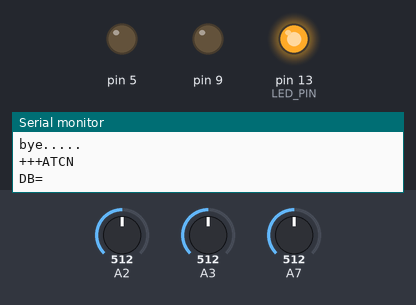
A sketch run on a simulated Arduino Uno, built with avr-gcc and run on an emulated ATmega328P. Parts: output pins drawn as LEDs (lit = HIGH), the last lines printed to the serial monitor. Inputs (shaded band) come from the test bench; at power-on: A3 = 512, A2 = 512, A7 = 512. Sleep ends after the set time or at an interrupt.

Above: at 36.2 s.
36.3 s: A3 set to 751
42.9 s: A3 set to 774
At 50.2 s:
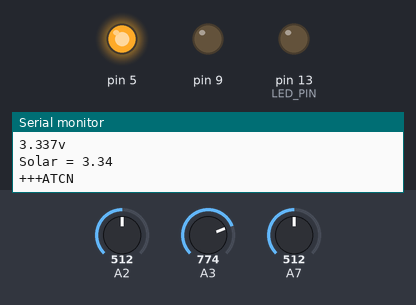
At 51.3 s:
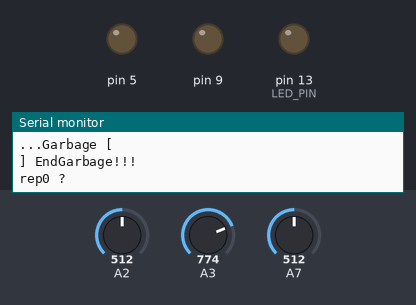
60.1 s: A3 set to 888
67.4 s: A3 set to 914
At 76.6 s:
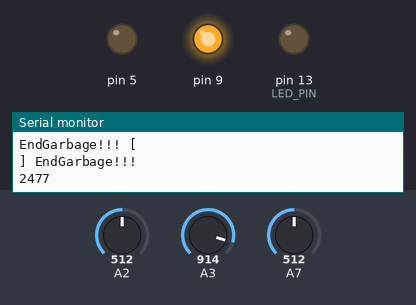
Timing chart, 0 to 77.9 s (numbered marks = the images above; inputs shaded):
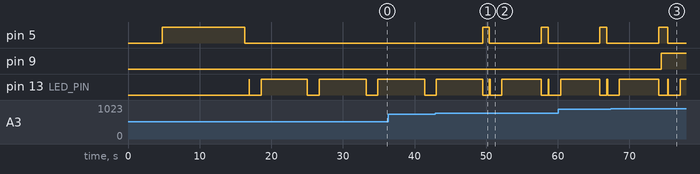

Measured:
- the behaviour switches between 765 and 766 on A3 (found by bisection; images 0 and 1)
- the behaviour switches between 904 and 905 on A3 (found by bisection; images 2 and 3)
- after the input at 42.9 s, pin 5: alternates HIGH for 0.96 s and LOW for 7.2 s, starting after 6.6 s
- after the input at 67.4 s, pin 9: LOW → HIGH after 7.1 s
- by itself, pin 13 (LED_PIN): repeats every 8.1 s: LOW 1.6 s, HIGH 6.5 s

The sketch:

master.ino
```cpp
String fs="uh160526master1"; //temp
long ms00=0;
long rep0=1;//8초 반복 횟수
volatile int f_wdt=1;

String gg="";
String s="";
String ss="";
String cmd="";

void wait_pd()
{
	delay(100);
	digitalWrite(13,HIGH);
    	delay(10);
    	digitalWrite(13,LOW);
	delay(100);

  	Serial.println("Garbage [");
  	while (Serial.available())
  	{
    		Serial.print(int(Serial.read()));
  	}
    	Serial.println("] EndGarbage!!!");

	char cc=0;
    // ? 보내고 ! 응답 있으면 코디가 처리 중이므로 아래 실행
    // 아니면 무한루프
    //!12345678#
    //!00000001#
	//rep0=2;
  	Serial.println("rep0 ?");
	delay(1000);
	//  while (!Serial.available()){};//? !

  	if (Serial.available()){//? !
    // ? 보내고 ! 응답 있으면 코디가 처리 중이므로 아래 실행
    // 아니면 무한루프
    //!12345678#
    //!00000001#
      cc=Serial.read();
          Serial.print("cc=");
          Serial.println(int(cc));

      if (cc=='!')
      {

          long repi=0;
          for (long i=0; i<8; i++)
          {
            while (!(Serial.available())){}
            char cc=Serial.read();
            Serial.write(cc);
            repi=repi*10+int(cc)-48;

          }//for
            while (!(Serial.available())){}
            char cc=Serial.read();
            Serial.write(cc);
            Serial.print("repi=");
            Serial.println(repi);
            if (cc=='#') if (repi!=0) rep0=repi;
       }}//if (Serial.available()//? !

  Serial.print("rep0=");
  Serial.println(rep0);
//  Serial.println("bye.....");

  Serial.println("EndGarbage!!! [");
    while (Serial.available())
  {
    Serial.print(int(Serial.read()));
    }
    Serial.println("] EndGarbage!!!");

 Serial.println(millis()-ms00);
 Serial.println("bye.....");
//160526
 s="";      ATCmd("DB"); s+=ss;
delay(100);
          digitalWrite(13,HIGH);//160516
 delay(100);
  for (int i=0; i<rep0; i++){
//    Serial.println(millis());delay(10);
    f_wdt = 0;
    enterSleep();  //Serial.println(millis());
//    Serial.println(ms);
  }
}

#include <SoftwareSerial.h>
float f200=231.95;
float f200s=142.1;

//analogReference(INTERNAL);
SoftwareSerial mySerial(2, 3); // RX, TX

int eead=0;
int een=0;
#include <EEPROM.h>

/*
 * Sketch for testing sleep mode with wake up on WDT.
 * Donal Morrissey - 2011.
 *
 */
#include <avr/sleep.h>
#include <avr/power.h>
#include <avr/wdt.h>
#define LED_PIN (13)
/***************************************************
 *  Name:        ISR(WDT_vect)
 *
 *  Returns:     Nothing.
 *
 *  Parameters:  None.
 *
 *  Description: Watchdog Interrupt Service. This
 *               is executed when watchdog timed out.
 *
 ***************************************************/
ISR(WDT_vect)
{
  if(f_wdt == 0)
  {
    f_wdt=1;
  }
  else
  {
    Serial.println("WDT Overrun!!!");
  }
}
/***************************************************
 *  Name:        enterSleep
 *
 *  Returns:     Nothing.
 *
 *  Parameters:  None.
 *
 *  Description: Enters the arduino into sleep mode.
 *
 ***************************************************/
void enterSleep(void)
{
  set_sleep_mode(SLEEP_MODE_PWR_SAVE);   /* EDIT: could also use SLEEP_MODE_PWR_DOWN for lowest power consumption. */
  sleep_enable();

  /* Now enter sleep mode. */
  sleep_mode();

  /* The program will continue from here after the WDT timeout*/
  sleep_disable(); /* First thing to do is disable sleep. */

  /* Re-enable the peripherals. */
  power_all_enable();
}
/***************************************************
 *  Name:        setup
 *
 *  Returns:     Nothing.
 *
 *  Parameters:  None.
 *
 *  Description: Setup for the serial comms and the
 *                Watch dog timeout.
 *
 ***************************************************/
void pd_setup()
{
  Serial.begin(9600);
  Serial.println("Initialising...");
  delay(100); //Allow for serial print to complete.
  pinMode(LED_PIN,OUTPUT);
  /*** Setup the WDT ***/
  /* Clear the reset flag. */
  MCUSR &= ~(1<<WDRF);
  /* In order to change WDE or the prescaler, we need to
   * set WDCE (This will allow updates for 4 clock cycles).
   */
  WDTCSR |= (1<<WDCE) | (1<<WDE);
  /* set new watchdog timeout prescaler value */
  WDTCSR = 1<<WDP0 | 1<<WDP3; /* 8.0 seconds */
  /* Enable the WD interrupt (note no reset). */
  WDTCSR |= _BV(WDIE);
  Serial.println("Initialisation complete.");
  delay(100); //Allow for serial print to complete.
}
/***************************************************
 *  Name:        enterSleep
 *
 *  Returns:     Nothing.
 *
 *  Parameters:  None.
 *
 *  Description: Main application loop.
 *
 ***************************************************/
int i;
void pd_wdt()
{
  if(f_wdt == 1)
  {
    /* Toggle the LED */
    digitalWrite(LED_PIN, !digitalRead(LED_PIN));
    i++;
Serial.println("?1");
Serial.println(i);
    delay(100);
    /* Don't forget to clear the flag. */
    f_wdt = 0;

    /* Re-enter sleep mode. */
    enterSleep();
//    delay(100);
    i++;Serial.println("?2");Serial.println(i);
  }
  else
  {
    /* Do nothing. */
    //i++;Serial.println("?3");Serial.println(i);
  }
}

void eewr(int i)
{
  Serial.println();
  Serial.print("EEwr");
  Serial.println(eead);
  EEPROM.write(eead,i/256);
  eead++;
  EEPROM.write(eead,i%256);
  eead++;
  EEPROM.write(eead,255);
}

int eer0[30];
void eer()
{
  eead=0;
  while (EEPROM.read(eead)<255)
  {
    eead++;
    eead++;
  }
  Serial.println(eead);
een=eead/2;
  Serial.println(een);


  for (int i=0; i<een; i++)
{
    eer0[i]=EEPROM.read(i*2)*256;
    eer0[i]+=EEPROM.read(i*2+1);
    Serial.print(i);
    Serial.print(":");
    Serial.println(eer0[i]);
}
Serial.println("End");
}


void Find()
{
  Serial.println("[f]ind");

eead=0;
//  EEPROM.write(eead,255);
//for (int i=1; i<9999; i++)
for (int i=1; i<999; i++)
{
  if (Serial.available())
  if (Serial.read()=='E') i=9999;

  mySerial.print("F");
if (i<1000) mySerial.print("0");
if (i<100) mySerial.print("0");
if (i<10) mySerial.print("0");
  mySerial.print(i);
  mySerial.write(13);

  delay(5);

  while (mySerial.available())
{
  char cc;
  cc=mySerial.read();
  Serial.write(cc);
  if (cc=='E') eewr(i);
}

  Serial.print(".");
}
  Serial.println();
  Serial.println("Find End");
}

float v1,v2;
void setup() {
  analogReference(INTERNAL);
  pinMode(9,OUTPUT); //160519 solar down
  pinMode(5,OUTPUT);
  pinMode(13,OUTPUT);
  digitalWrite(5,LOW);
//  digitalWrite(13,HIGH);
  digitalWrite(13,LOW);
  // Open serial communications and wait for port to open:
  Serial.begin(9600);
  Serial.println(fs);
ss="";
      ATCmd("ZS"); ss+=":"+s;
      ATCmd("MY"); ss+=":"+s;
      ATCmd("MP"); ss+=":"+s;
      ATCmd("SH"); ss+=":"+s;
      ATCmd("SL"); ss+=":"+s;
      ATCmd("DH"); ss+=":"+s;
      ATCmd("DL"); ss+=":"+s;
      ATCmd("GT"); ss+=":"+s;
      ATCmd("%V"); ss+=":"+s;
      ATCmd("NI");// ss+=":"+s;
gg=s;
s="";      ATCmd("DB"); s+=ss;
  while (!Serial) {
    Serial.read();
  }

  Serial.println("Goodnight moon!");

delay(20);
  Serial.print(v1=float (analogRead(A2))/f200s,4);
  Serial.println("v");
  Serial.print(v2=float (analogRead(A3))/f200,4);
  Serial.println("v");

  mySerial.begin(9600);
  mySerial.println("Hello, world?");

eer();
digitalWrite(5,HIGH);

delay(100);
Find();eer();

digitalWrite(5,LOW);
delay(300);
pd_setup();
}

long ms0=0;
int ms=10*1000;

int coreTemp;
float currentVolt;   // device voltage
void getTempVolt()
{
 ADMUX = (_BV(REFS1)|_BV(REFS0)|_BV(MUX3)); //internal ref 1.1V and MUX=1000
 ADCSRA |= _BV(ADEN);      //enable ADC
 delay(15);         // wait for ADC stable
    digitalWrite(3,1);
 ADCSRA |= _BV(ADSC);      //start ADC
 while(bit_is_set(ADCSRA,ADSC));
 coreTemp=ADCW;
 coreTemp=float(ADCW*100-32431)/1.22;

 ADMUX = (_BV(REFS1)|_BV(REFS0)|7); //internal ref 1.1V and MUX=0111
 ADCSRA |= _BV(ADSC);      //start ADC
 while(bit_is_set(ADCSRA,ADSC));
 currentVolt=float(ADCW)/1024*1.1*13.3/3.3;
//    digitalWrite(3,0);
}


void loop() { // run over and over

	analogReference(DEFAULT);
   	getTempVolt();
  	analogReference(INTERNAL);

    	Serial.print("t = ");
    	Serial.print(coreTemp);
    	Serial.print(", volt = ");
    	Serial.print(currentVolt);
    	Serial.print(",");

	v2=float (analogRead(A3))/f200;
	v1=float (analogRead(A2))/f200s;

	if (v2>3.3)	loop0();

	wait_pd();
}


void loop0()
{
	if (ms>millis()) ms0=ms;
	{
		ms00=millis();
  		ms0+=ms;
  		digitalWrite(5,HIGH);
  		digitalWrite(13,LOW);
  		delay(100);

  		Serial.println("LH");
  		Serial.println();
  		Serial.println(ms0/1000);

  		Serial.println("LH");
  		Serial.println("LH");
		{

    	}
    	digitalWrite(9,LOW);
	delay(300);
	v2=float (analogRead(A3))/f200;
	v1=float (analogRead(A2))/f200s;
  	Serial.print(v1,3);  Serial.println("v");
  	Serial.print(v2,3);  Serial.println("v");
  	Serial.print("Solar = ");
  	Serial.println(v2);

	if (v2>3.9)
	{
  		digitalWrite(9,HIGH);
  		Serial.println("Solar Down");
		delay(300);
		float v11=float (analogRead(A2))/f200s;
  		Serial.print(v11,3);  Serial.println("v");
	}
	else digitalWrite(9,LOW);

	s="";
 	ATCmd("DB");
	//        Serial.print("L,0,0,RSSI=");
	int i=eer0[0];
	//        Serial.print("L,0,0,");
    Serial.print("L,");
    Serial.print(i/100+90);
    Serial.print(",");
    Serial.print(i%100);
    Serial.print(",");
    Serial.print(gg);
    Serial.print(":RSSI=");
    Serial.print(s);

	s=ss;
	s+=":"+String(v1,3)+":"+String(v2,3);
	s+=":"+String(float(coreTemp)/100)+":"+String(currentVolt);

     Serial.println(s);

  	Log0();
  	Serial.println("LH");

  	Serial.print("...");
	delay (10);

  	digitalWrite(13,HIGH);
  	digitalWrite(5,LOW);
}
  	if (mySerial.available()) {
    		Serial.write(mySerial.read());
  	}

  	if (Serial.available()) {
	    //mySerial.write(
    	 	char cc;
     	cc=Serial.read();
     	mySerial.write(cc);
	    if (cc=='g') Log0();
  	}
}


void Log0()
{
  Serial.println("LO[g]");

  mySerial.write(13);
delay (10);
while (mySerial.available()) mySerial.read();

  for (int j=0; j<een; j++)
{

int i=eer0[j];

int ccp=0;//160526
  delay(100);
          digitalWrite(13,HIGH);
          delay(10);
          digitalWrite(13,LOW);

  delay(100);
  Serial.print("L");
if (i<1000) Serial.print("0");
if (i<100) Serial.print("0");
if (i<10) Serial.print("0");
  Serial.println(i);


    mySerial.print("L");
if (i<1000) mySerial.print("0");
if (i<100) mySerial.print("0");
if (i<10) mySerial.print("0");
  mySerial.print(i);
  mySerial.write(13);

  delay(100);

  while (!(mySerial.available())){};

  while (mySerial.available()) {
char cc=mySerial.read();
//if (!(mySerial.available())) delay(20);
if (!(mySerial.available())) delay(3);//160519
    if ((int(cc)!=13)&&(cc!='\n'))
    {
    Serial.write(cc);
if (cc==',') ccp++;
if (ccp==3)
{
  ccp=0;
  Serial.print(gg);
  Serial.print(":");
}
    }
  }

  Serial.println("");
  delay(100);//160519

}

delay(100);
          digitalWrite(13,HIGH);
          delay(10);
          digitalWrite(13,LOW);


}

/////////////////////////////////////////////////
//
//   Functions
//
/////////////////////////////////////////////////

void ATCmd(String c){
  	if (xBeeConn()){
      	c="AT"+c;
      	Serial.println(c);
	     s=Serial.readString();
		s.replace("\r","");
  	}
   	int a= xBeeDisConn();
     Serial.print(c);
     Serial.print("= ");
     Serial.println(s);
}

/////////////////////////////////////////////////


int xBeeRSSI(){
  if (xBeeConn()){
      Serial.println("ATDB");
      s=Serial.readString();
  }
   return xBeeDisConn();
}


int ATID(){
  if (xBeeConn()){
      Serial.println("ATID");
      s=Serial.readString();
  }
   return xBeeDisConn();
}


int ATMY(){
  if (xBeeConn()){
      Serial.println("ATMY");
      s=Serial.readString();
  }
   return xBeeDisConn();
}

int xBeeConn(){
  delay(30);
//  delay(5);
//  delay(100);  delay(1400);
  Serial.print("+++");
//  delay(100);  delay(1400);
//  delay(20);
  return checkOK();
}


int xBeeDisConn(){
  Serial.println("ATCN");
  return checkOK();
}

int checkOK(){
  String reply="";
  char r=0;
  long ii=0;
  Serial.setTimeout(200);
  reply=Serial.readString();
  if( reply =="OK\r"){
//  if( reply =="OK"){
    return 1;
  } else{
    return 0;
  }

}
```
